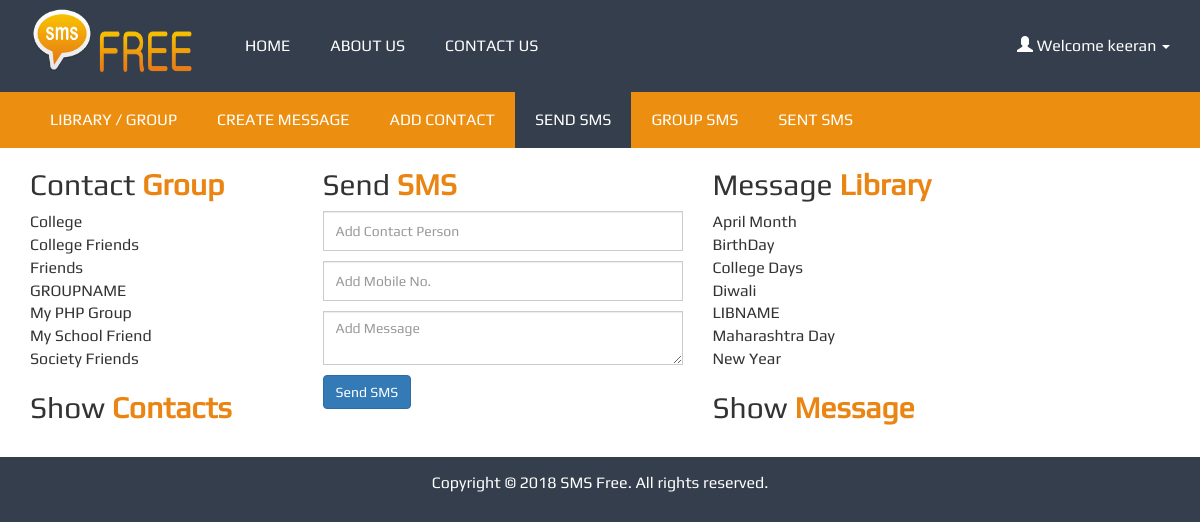
The page /send-sms.php (signed in) on the database its author committed.
### tables this page shows
CREATE TABLE IF NOT EXISTS `sms_group` (
`gr_id` int(11) NOT NULL,
  `gr_name` varchar(100) DEFAULT NULL,
  `gr_time` timestamp NOT NULL DEFAULT CURRENT_TIMESTAMP ON UPDATE CURRENT_TIMESTAMP
);

CREATE TABLE IF NOT EXISTS `sms_category` (
`ca_id` int(11) NOT NULL,
  `ca_name` varchar(100) DEFAULT NULL,
  `ca_time` timestamp NOT NULL DEFAULT CURRENT_TIMESTAMP ON UPDATE CURRENT_TIMESTAMP
);

### model/db_project.php (called while the page is built, shortened)
<?php
	require_once 'db_helper.php';
	final class db_project extends db_helper{
		function show_category(){
			return parent::select("ca_id,ca_name","sms_category","1 order by ca_name asc");
		}
		function show_group(){
			return parent::select("gr_id,gr_name","sms_group","1 order by gr_name asc");
		}
	}
	$obj = new db_project();
?>

### model/db_connect.php (called while the page is built, shortened)
<?php
	abstract class db_connect implements db_parameter{
		function __construct(){
			$this->conn = new mysqli(self::HOST,self::USER,self::PASS,self::DB);
		}
	}
?>

### model/db_helper.php (called while the page is built, shortened)
<?php
	require_once 'db_connect.php';
	abstract class db_helper extends db_connect{
		function select($col,$table,$condition){
			$str = "select $col from $table where $condition";
			$ans = $this->conn->query($str) or die ($this->conn->error);
			if($ans->num_rows==0){
				return 0;
			}
			else{
				while($result = $ans->fetch_object()){
					$data[]= $result;
				}
				return $data;
			}
		}
	}
?>

### send-sms.php (the view, shortened to what this page needs)
<?php
	require_once 'incs/header.php';
?>
<div class="container-fluid">
	<div class="container">
		<div class="row">
			<div class="col-lg-3 col-md-3 col-sm-12 col-xs-12">
				<h2>Contact <span>Group</span></h2>
				<?php
					$ans = $obj->show_group();
					if(is_array($ans)){
						foreach($ans as $val){
							echo "<span class='gr_details' id='$val->gr_id' style='cursor:pointer'> $val->gr_name </span>";
							echo "<br/>";
						}
					}
					else{
						echo "Create library first <a href='group_sms.php'>Click here</a>";
					}
				?>
				<h2>Show <span>Contacts</span></h2>
			</div>
			<div class="col-lg-4 col-md-4 col-sm-12 col-xs-12">
				<h2>Send <span>SMS</span></h2>
				<div class="nmessage_form">
					<form id="sms_form">
						<div class="form-group">
							<div class="input-group clearfix">
							  <input type="text" class="form-control" id="per_name" placeholder="Add Contact Person" name="per_name">
							</div>
							<div class="input-group clearfix">
							  <input type="text" class="form-control" id="per_mobile" placeholder="Add Mobile No." name="per_mobile">
							</div>
							<div class="input-group clearfix">
								<textarea type="text" class="form-control" id="message" placeholder="Add Message" name="me_name"></textarea>
							</div>
							<div class="input-group">
							  <button type="button" class="btn btn-primary send_btn">Send SMS</button>
							</div>
						</div>
					</form>
				</div>
			</div>
			<div class="col-lg-5 col-md-5 col-sm-12 col-xs-12">
				<h2>Message <span>Library</span></h2>
				<?php
					$ans = $obj->show_category();
					if(is_array($ans)){
						foreach($ans as $val){
							echo "<span class='msg_details' id='".$val->ca_id."' style='cursor:pointer'> $val->ca_name </span>";
							echo "<br/>";
						}
					}
					else{
						echo "Create Message first <a href='create_message.php'>Click here</a>";
					}
				?>
				<h2>Show <span>Message</h2>
			</div>
		</div>
	</div><br/>
</div>
<?php
	require_once 'incs/footer.php';
?>

### assets/css/style.css (style rules this page uses)
body { font-family: 'playregular'; font-size: 16px; color: #333; background: #353E4D; }
.container-fluid { background:#ffffff; }
.welcome-block h1 span, h2 span { color: #EA8513; font-weight: bold; }
.form-control { height: 40px; }
.input-group { margin-bottom: 10px; }
.nmessage_form .input-group, .show-block .input-group { display:block; }

### rows shown on the page
sms_group: gr_name "College"
sms_group: gr_name "College Friends"
sms_group: gr_name "Friends"
sms_group: gr_name "GROUPNAME"
sms_group: gr_name "My PHP Group"
sms_group: gr_name "My School Friend"
sms_group: gr_name "Society Friends"
sms_category: ca_name "April Month"
sms_category: ca_name "BirthDay"
sms_category: ca_name "College Days"
sms_category: ca_name "Diwali"
sms_category: ca_name "LIBNAME"
sms_category: ca_name "Maharashtra Day"
sms_category: ca_name "New Year"

### other values the page prints
$_SESSION['for_name'] "keeran"
